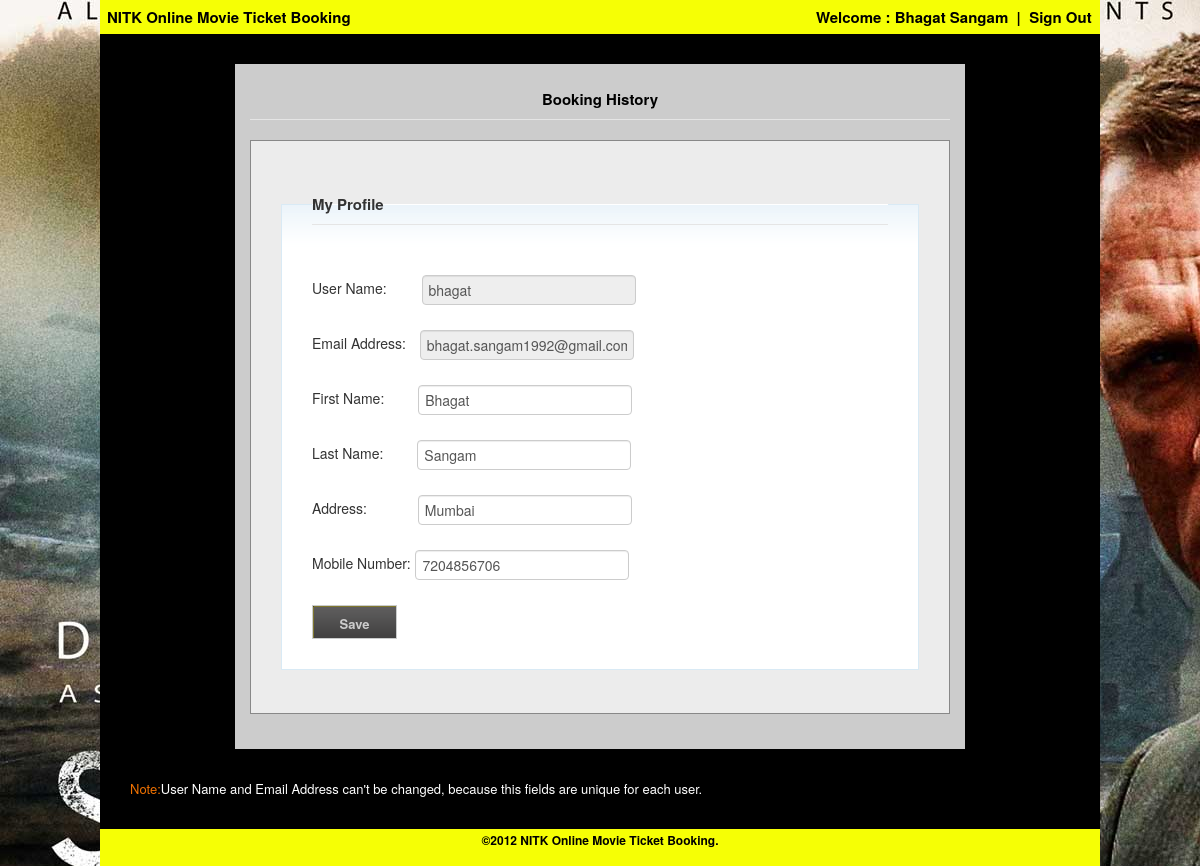
The app's page /profile.php (signed in) with its own data.
### tables this page shows
CREATE TABLE IF NOT EXISTS `users` (
  `user_id` int(1) NOT NULL AUTO_INCREMENT,
  `user_name` varchar(32) NOT NULL,
  `password` varchar(50) NOT NULL,
  `email` varchar(32) DEFAULT NULL,
  `first_name` varchar(32) DEFAULT NULL,
  `last_name` varchar(32) DEFAULT NULL,
  `address` varchar(32) DEFAULT NULL,
  `mobile_number` varchar(10) DEFAULT NULL,
  `rid` int(1) NOT NULL DEFAULT '3',
  `sid` varchar(50) NOT NULL DEFAULT '0',
  `login_time` varchar(32) NOT NULL,
  `logout_time` varchar(32) NOT NULL,
  PRIMARY KEY (`user_id`),
  UNIQUE KEY `user_name` (`user_name`),
  UNIQUE KEY `email` (`email`),
  KEY `fk_rid` (`rid`)
);

### include/config.php (called while the page is built, shortened)
<?php
$config=array();
$config['base_url']='http://localhost/book-myshow';
$config=(object)$config;
?>

### profile.php (the view, shortened to what this page needs)
<!DOCTYPE html PUBLIC "-//W3C//DTD XHTML 1.0 Transitional//EN" "http://www.w3.org/TR/xhtml1/DTD/xhtml1-transitional.dtd">
<?php
	include './include/config.php';
	$path = $config->base_url.'/homepage.php';
	$signout = $config->base_url.'/functions/logout.php';
	$signuser = $config->base_url.'/profile.php';
	$signin = $config->base_url.'/login.php#wrapper';
	$signup = $config->base_url.'/registration.php#wrapper';
?>
<!DOCTYPE html>
<html lang="en">
<html xmlns="http://www.w3.org/1999/xhtml">
 <head>
 <link rel="stylesheet" href="./bootstrap-master/docs/assets/css/bootstrap.css">
 <link rel="stylesheet" href="./bootstrap-master/docs/assets/css/bootstrap-responsive.css">
 <link rel="stylesheet" type="text/css" href="./css/style.css" />
 <link rel="stylesheet" type="text/css" href="./css/banner.css" />
 </head>
<body id='profile-page'>
	<div class="mainWrapper">
		<div>
			<div class="header-title"><a title='Book Tickets' href="<?php echo $path; ?>">NITK Online Movie Ticket Booking</a></div>
			<div class="userWelcome">
				<?php
					if(isset($_SESSION['sid'])){
						echo "Welcome : <a class='sign-user' href='".$signuser."'>".$_SESSION['first_name']." ".$_SESSION['last_name']. "</a>&nbsp;&nbsp;|&nbsp;&nbsp;<a class='signout-link' href='".$signout."'>Sign Out&nbsp;&nbsp;</a>";
					}
					else {
						echo "<a class='homepage-sign-in' href='".$signin."'>Sign In&nbsp;&nbsp;</a> | <a class='homepage-sign-in' href='".$signup."'>&nbsp;&nbsp;Sign Up&nbsp;&nbsp;</a>";
					}
				?>
			</div>
		</div>
		<div class="content" style="margin-top:30px;">
		<?php
		$error_class = '';
		$sql1 = "SELECT * FROM users where user_id=".$_SESSION['user_id'];
		$sql_qry1=mysql_query($sql1);
		$row=mysql_fetch_array($sql_qry1);
		$username=$row['user_name'];
		$email=$row['email'];
		$firstname=$row['first_name'];
		$lastname=$row['last_name'];
		$address=$row['address'];
		$mob=$row['mobile_number'];
		?>
		<div id="accordion">
				<legend class="collapse-processed"><a href="#">Booking History</a></legend>
		</div>
			<form id='wrapper' action='profile.php' method='post'>
				<fieldset>
					<legend>My Profile</legend>
						<label for='user_name' >User Name:<span class="<?php echo $error_class; ?>">
						<input type='text' name='user_name' id='user_name' maxlength="50" value="<?php echo $username?>" disabled="disabled" />
						</span></label>
						<br/>
						<label for='email' >Email Address:
						<input type='text' name='email' id='email' maxlength="50" value="<?php echo $email?>" disabled="disabled" />
						</label>
						<br/>
						<label for='first_name' >First Name:
						<input type='text' name='first_name' id='first_name' value="<?php echo $firstname?>" maxlength="50" />
						</label>
						<br/>
						<label for='last_name' >Last Name:
						<input type='text' name='last_name' id='last_name' maxlength="50" value="<?php echo $lastname?>" />
						</label>
						<br/>
						<label for='address' >Address:
						<input type='text' name='address' id='address' maxlength="50" value="<?php echo $address?>" />
						</label>
						<br/>
						<label for='mobile_number' >Mobile Number:
						<input type='text' name='mobile_number' id='mobile_number' maxlength="50" value="<?php echo $mob?>"/>
						</label>
						<br/>
						<input type='submit' id='update_profile' name='save' value='Save' />
				</fieldset>
			</form>
		</div>
		<div id='note' class='message'>Note:<span>User Name and Email Address can't be changed, because this fields are unique for each user.</span></div>
	</div>
  <div class="profile-footer-div"><p class="footer-bottom"> <a title="NITK Online Movie Ticket Booking" href="<?php echo $path;?>"> &copy;2012 NITK Online Movie Ticket Booking.</a></p></div>
 </body>
</html>

### css/style.css (style rules this page uses)
#wrapper { background-color: #ECECEC; border: 1px solid #888888; //margin: 2% auto; padding: 30px; //width: 50%; }
#book-div span, #register-signin span, #login-page .signup-button, #login-page #signin, #profile-page #update_profile, #registration-page #sumit_reg_form, .ticket-confirm { background-image: url("../images/btn-bg.png"); background-repeat: no-repeat; display: inline-block; height: 34px; padding: 8px; width: 60px; }
.message { color: #EF7100; }
.header-title { background-color: #F6FF05; color: #000000; float: left; font-size: 15px; font-weight: bold; padding: 7px 7px; text-align: left; }
.footer-bottom a { //color: #B2AEAE; font-size: 12px; font-weight: bold; text-align: center; }
.profile-footer-div { background-color: #F6FF05; width: 1000px; }
#profile-page #wrapper, #login-page #wrapper, #registration-page #wrapper { background-color: #ECECEC; border: 1px solid #888888; font-weight: bold; padding: 30px; text-align: left; }
#profile-page #wrapper fieldset, #login-page #wrapper fieldset, #registration-page #wrapper fieldset { padding: 30px; }
#profile-page #wrapper input, #login-page #wrapper input, #registration-page #wrapper input { margin-bottom: auto; width: 200px; margin-left: 30px; }
#profile-page #wrapper legend, #login-page #wrapper legend, #registration-page #wrapper legend { font-size: 15px; }
#profile-page #note { text-align: left; padding: 30px; }
#profile-page #note span { color:#FFFFFF; }
#profile-page #user_name { margin-left:31px !important; }
#profile-page #email { margin-left:10px !important; }
#profile-page #address { margin-left: 47px !important; }
#profile-page #mobile_number { margin-left:1px !important; }
#login-page #signin, #profile-page #update_profile, #registration-page #sumit_reg_form, #register-signin span { margin-left: 0px !important; width: 85px !important; cursor: pointer; font-weight: bold; color: #CCCCCC; }
#accordion { margin-bottom: 20px; }
fieldset { background: url("../images/gradient-inner.png") repeat-x scroll 0 0 #FFFFFF; border: 1px solid #D9EAF5; margin: 1em 0; padding: 1em; }
legend a, legend span { font-size: 15px; font-weight: bold; cursor: pointer; }

### css/banner.css (style rules this page uses)
* { margin:0 auto; padding:0; }
body { background:#000 font-family:Arial, Helvetica, sans-serif;font-size:13px; text-align:center;margin:0 auto; background-image:url(../images/bg.jpg); background-repeat:no-repeat; background-color:#1C1C1C; }
html { font-family:Arial, Helvetica, sans-serif;font-size:13px }
p { padding:0 0 15px 0;margin:0;line-height:22px; }
a { outline:none;color:#000000;text-decoration:none }
input { border:1px solid #cacccc; font-size:13px; color:#948888; }
.mainWrapper { width:1000px;background-color:#000;text-align:center;margin:0 auto; height:auto; }
.userWelcome { text-align:right;color:#000000;font-size:15px;font-weight:bold;padding:7px 0; background-color:#f6ff05; }
.content { width:700px;padding:15px; text-align:center; margin:0 auto;background-color:#ccc; }
input, textarea { border:1px solid #cacccc;padding:3px 4px; }

### records on screen
users: user_name "bhagat", email "bhagat.sangam1992@gmail.com", first_name "Bhagat", last_name "Sangam", address "Mumbai", mobile_number "7204856706"

### other values on screen
$_SESSION['first_name'] "Bhagat"
$_SESSION['last_name'] "Sangam"
